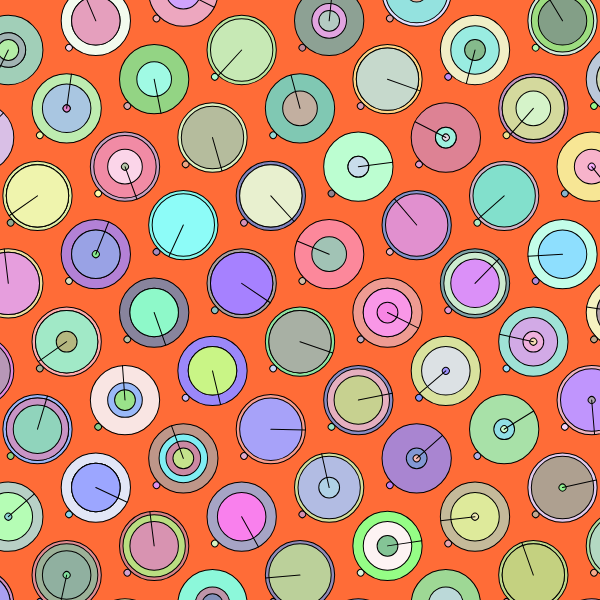
Frame 1 (no input)
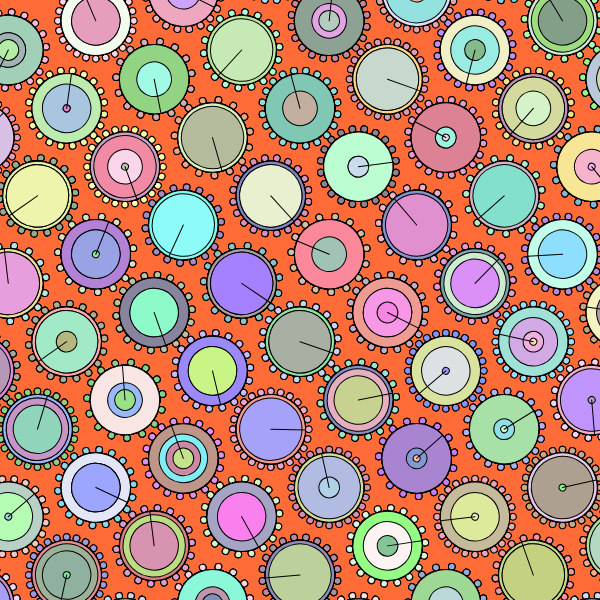
Frame 60 (no input)
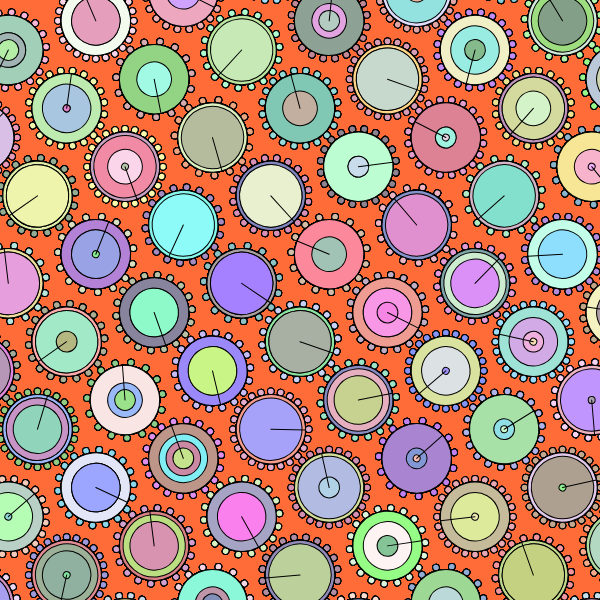
Frame 120 (the mouse pressed at the canvas centre since frame 60)

The p5.js sketch that drew these frames (run headless with seeded random() and noise() and a simulated clock; from frame 60 on, the mouse is pressed at the canvas centre):

// p5.js sketch
// ── sketch.js
let circles = []

function setup() {
  createCanvas(600, 600);
  background('#FF6C37')
  angleMode(DEGREES)
  
  var amount = 8
  var r = width / amount / 2 * 1.1
  
  for (let i = 0; i < 20; i++) {
    for (let j = 0; j < 20; j++) {
      var isSecCircles = i % 2 === 1 ? r : 0
      circles.push(new RotateCircle((2 * (j + 1)) * r - isSecCircles, (2 * (i + 1) - 1) * r, r, 0.84))
    }
  }
  
   
}

function draw() {
  
  translate(width / 2, - height / 2)
  rotate(45)
  for (const circle of circles) {
    circle.show()
  }
  
}
// ── rotateCircle.js
class RotateCircle {
  constructor(x, y, r, s = 1) {
    this.x = x
    this.y = y
    this.r = r
    this.angle = 0
    this.s = s
    this.randomAngle = random(360)
    this.innerCircleLength = Math.round(random(3, 5))
    this.randomInners = Array.from({length: this.innerCircleLength}).map(() => random([0.1, 0.3, 0.5, 0.7, 0.9]))
    
    this.randomColors = Array.from({length: this.innerCircleLength + 1}).map((a, b) => color(generateColor()))
    this.angleSpeed = random([15, 18, 20, 24])
  }
  
  show() {
    push()
    translate(this.x, this.y)
    rotate(this.angle)
    
  
    fill(this.randomColors[0])
    
    ellipseMode(CENTER)
    
    ellipse(0, 0, this.r * 2 * this.s, this.r * 2 * this.s)
    
    for (let i = 1; i < this.randomInners.length + 1; i++) {
      fill(this.randomColors[i])
      ellipse(0, 0, this.r * 2 * this.randomInners[i] * this.s, this.r * 2 * this.randomInners[i] * this.s)
    }
    
    if (this.s < 1) {
      var gapR = this.r * (1 - this.s) / 2
      ellipse(0, this.r - gapR, gapR * 2, gapR * 2)
    }
    
    this.angle += this.angleSpeed
   
    pop()
    
    push()
    translate(this.x, this.y)
    rotate(this.randomAngle)
    line(0, 0, 0, this.r * this.s)
    pop()
  }
}

function generateColor() {
  let arr = [];
  for (var i = 0; i < 3; i++) {
  	arr.push(floor(random(128) + 128));
  }

  return `rgb(${arr[0]},${arr[1]},${arr[2]})`;
}
